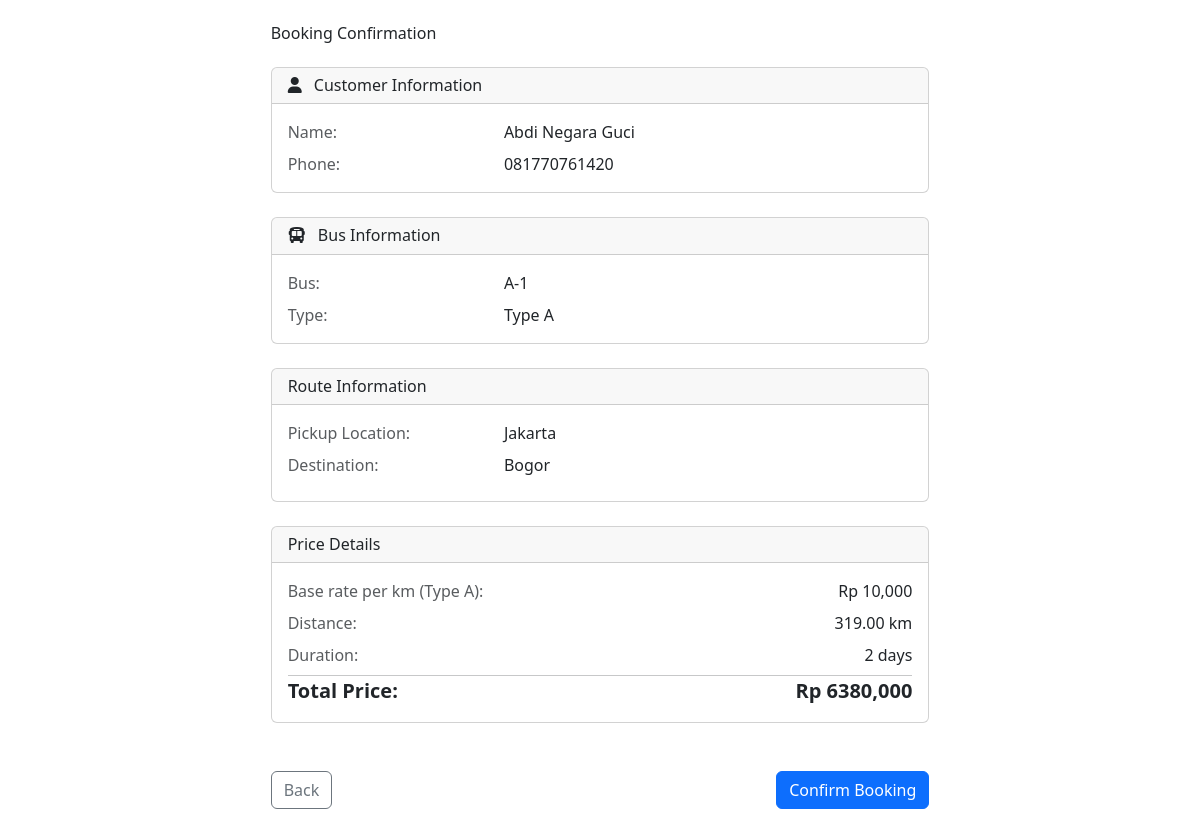
The app's page /booking-confirmation/1/, older data.
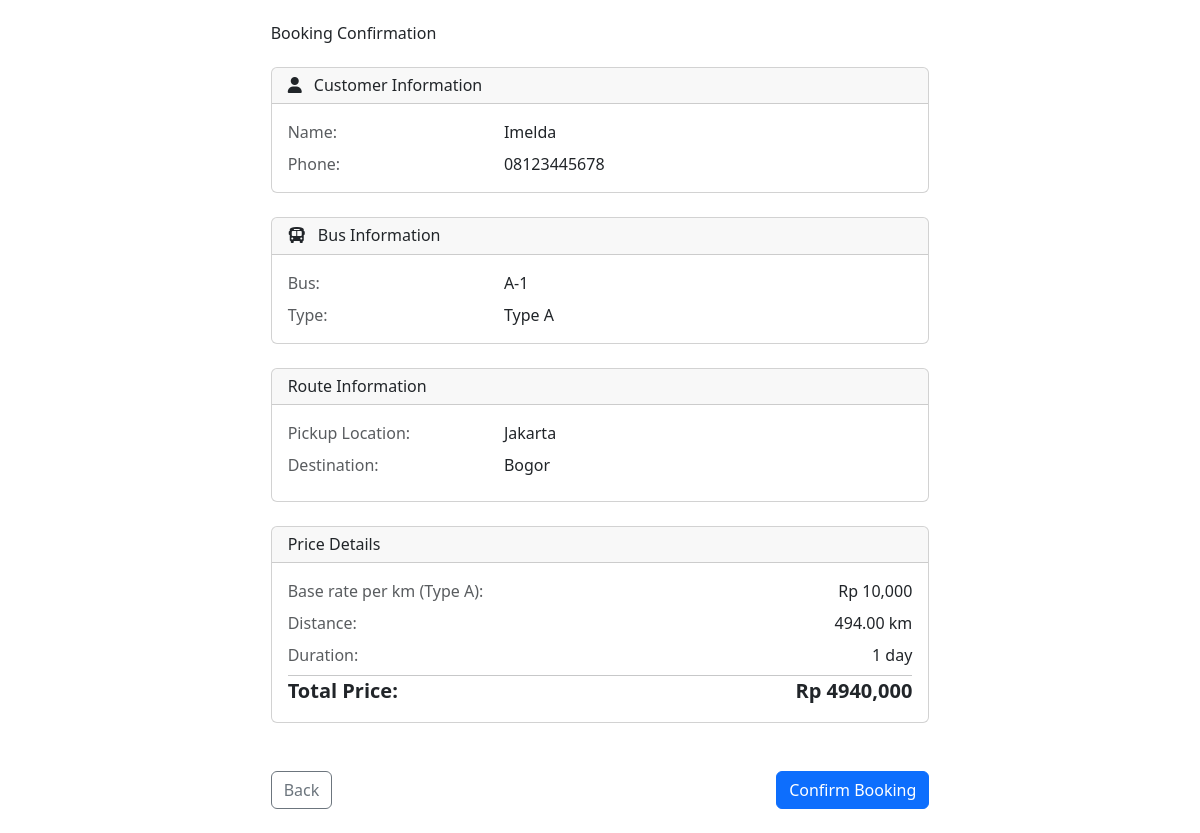
The same page, newer data.
### rental/models.py (models this page shows, shortened)
class Booking(models.Model):
    PAYMENT_STATUS = [
        ("PENDING", "Pending"),
        ("DP", "Down Payment"),
        ("PAID", "Paid"),
    ]
    customer_name = models.CharField(max_length=100)
    customer_phone = models.CharField(max_length=20)
    bus = models.ForeignKey(Bus, on_delete=models.CASCADE)
    start_date = models.DateField()
    rental_days = models.IntegerField(default=1)
    end_date = models.DateField()
    pickup = models.CharField(max_length=200)
    destination = models.CharField(max_length=200)
    additional_locations = models.TextField(blank=True, null=True)  # Stored as JSON
    pickup_coordinates = models.CharField(max_length=50, blank=True)
    destination_coordinates = models.CharField(max_length=50, blank=True)
    total_distance = models.DecimalField(max_digits=10, decimal_places=2)
    total_price = models.DecimalField(max_digits=12, decimal_places=2)
    payment_status = models.CharField(
        max_length=10, choices=PAYMENT_STATUS, default="PENDING"
    )
    created_at = models.DateTimeField(auto_now_add=True)
    updated_at = models.DateTimeField(auto_now=True)

class Bus(models.Model):
    BUS_TYPES = [
        ("A", "Type A (40 passengers)"),
        ("B", "Type B (30 passengers)"),
        ("C", "Type C (20 passengers)"),
    ]
    name = models.CharField(max_length=100)
    type = models.CharField(max_length=1, choices=BUS_TYPES)
    capacity = models.IntegerField()

### rental/views.py (the view, shortened to what this page needs)
def booking_confirmation(request, booking_id):
    booking = get_object_or_404(Booking, id=booking_id)
    return render(request, "booking_confirmation.html", {"booking": booking})

### rental/templates/booking_confirmation.html (shortened to what the changed rows need)
{% extends 'base.html' %}
{% block content %}
<div class="row justify-content-center">
    <div class="col-md-8">
        <h1 class="mb-4">Booking Confirmation</h1>
        <div class="space-y-6">
            <div class="card mb-4">
                <div class="card-body">
                    <div class="row mb-2">
                        <div class="col-md-4 text-muted">Name:</div>
                        <div class="col-md-8 fw-medium">{{ booking.customer_name }}</div>
                    </div>
                    <div class="row">
                        <div class="col-md-4 text-muted">Phone:</div>
                        <div class="col-md-8">{{ booking.customer_phone }}</div>
                    </div>
                </div>
            </div>
            <div class="card mb-4">
                <div class="card-body">
                    <div class="row mb-2">
                        <div class="col-md-4 text-muted">Bus:</div>
                        <div class="col-md-8 fw-medium">{{ booking.bus.name }}</div>
                    </div>
                    <div class="row">
                        <div class="col-md-4 text-muted">Type:</div>
                        <div class="col-md-8">Type {{ booking.bus.type }}</div>
                    </div>
                </div>
            </div>
            <div class="card mb-4">
                <div class="card-body">
                    <div class="row mb-2">
                        <div class="col-md-4 text-muted">Pickup Location:</div>
                        <div class="col-md-8">{{ booking.pickup }}</div>
                    </div>
                    <div class="row mb-2">
                        <div class="col-md-4 text-muted">Destination:</div>
                        <div class="col-md-8">{{ booking.destination }}</div>
                    </div>
                </div>
            </div>
            <div class="card mb-4">
                <div class="card-body">
                    <div class="row mb-2">
                        <div class="col-md-8 text-muted">Base rate per km (Type {{ booking.bus.type }}):</div>
                        <div class="col-md-4 text-end">
                            Rp {% if booking.bus.type == 'A' %}10,000{% elif booking.bus.type == 'B' %}15,000{% else %}20,000{% endif %}
                        </div>
                    </div>
                    <div class="row mb-2">
                        <div class="col-md-8 text-muted">Distance:</div>
                        <div class="col-md-4 text-end">{{ booking.total_distance }} km</div>
                    </div>
                    <div class="row mb-2">
                        <div class="col-md-8 text-muted">Duration:</div>
                        <div class="col-md-4 text-end">
                            {{ booking.rental_days }} {% if booking.rental_days == 1 %}day{% else %}days{% endif %}
                        </div>
                    </div>
                    <div class="row">
                        <div class="col-md-8 fw-bold fs-5">Total Price:</div>
                        <div class="col-md-4 text-end fw-bold fs-5">
                            Rp {{ booking.total_price|floatformat:0|stringformat:'s'|slice:':-3' }},{{ booking.total_price|floatformat:0|stringformat:'s'|slice:'-3:' }}
                        </div>
                    </div>
                </div>
            </div>
        </div>
    </div>
</div>
{% endblock %}

Row changes from the older to the newer data that the page shows:
changed Booking "Jakarta": customer_name "Abdi Negara Guci" → "Imelda"; customer_phone "081770761420" → "08123445678"; total_distance "319.00" → "494.00"; rental_days "2" → "1"; total_price "6380" → "4940"
Text that changed along with them:
text no longer shown: "days"
text now shown: "day"
